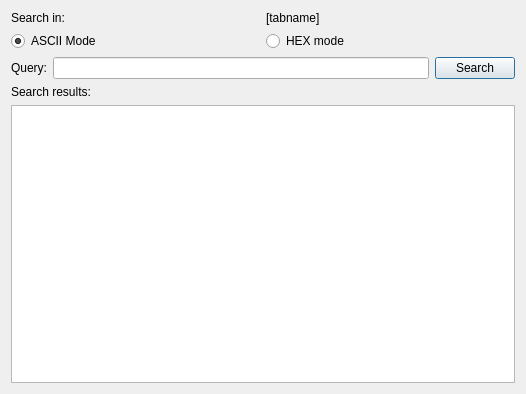
<?xml version="1.0" encoding="UTF-8"?>
<ui version="4.0">
 <class>SearchDialog</class>
 <widget class="QDialog" name="SearchDialog">
  <property name="geometry">
   <rect>
    <x>0</x>
    <y>0</y>
    <width>526</width>
    <height>394</height>
   </rect>
  </property>
  <property name="windowTitle">
   <string>Search</string>
  </property>
  <layout class="QVBoxLayout" name="verticalLayout_2">
   <item>
    <layout class="QHBoxLayout" name="horizontalLayout">
     <item>
      <widget class="QLabel" name="label">
       <property name="text">
        <string>Search in:</string>
       </property>
      </widget>
     </item>
     <item>
      <widget class="QLabel" name="lTabName">
       <property name="text">
        <string>[tabname]</string>
       </property>
      </widget>
     </item>
    </layout>
   </item>
   <item>
    <layout class="QHBoxLayout" name="horizontalLayout_2">
     <item>
      <widget class="QRadioButton" name="rbAsciiMode">
       <property name="text">
        <string>ASCII Mode</string>
       </property>
       <property name="checked">
        <bool>true</bool>
       </property>
      </widget>
     </item>
     <item>
      <widget class="QRadioButton" name="rbHexMode">
       <property name="text">
        <string>HEX mode</string>
       </property>
      </widget>
     </item>
    </layout>
   </item>
   <item>
    <layout class="QHBoxLayout" name="horizontalLayout_3">
     <item>
      <widget class="QLabel" name="label_3">
       <property name="text">
        <string>Query:</string>
       </property>
      </widget>
     </item>
     <item>
      <widget class="QLineEdit" name="leSearch"/>
     </item>
     <item>
      <widget class="QPushButton" name="pbSearch">
       <property name="text">
        <string>Search</string>
       </property>
      </widget>
     </item>
    </layout>
   </item>
   <item>
    <layout class="QVBoxLayout" name="verticalLayout">
     <item>
      <widget class="QLabel" name="label_5">
       <property name="text">
        <string>Search results:</string>
       </property>
      </widget>
     </item>
     <item>
      <widget class="QListView" name="lvResults">
       <property name="font">
        <font>
         <family>Ubuntu Mono</family>
        </font>
       </property>
       <property name="editTriggers">
        <set>QAbstractItemView::NoEditTriggers</set>
       </property>
       <property name="textElideMode">
        <enum>Qt::ElideNone</enum>
       </property>
      </widget>
     </item>
    </layout>
   </item>
  </layout>
 </widget>
 <resources/>
 <connections>
  <connection>
   <sender>SearchDialog</sender>
   <signal>finished(int)</signal>
   <receiver>SearchDialog</receiver>
   <slot>close()</slot>
   <hints>
    <hint type="sourcelabel">
     <x>262</x>
     <y>196</y>
    </hint>
    <hint type="destinationlabel">
     <x>262</x>
     <y>196</y>
    </hint>
   </hints>
  </connection>
 </connections>
</ui>
